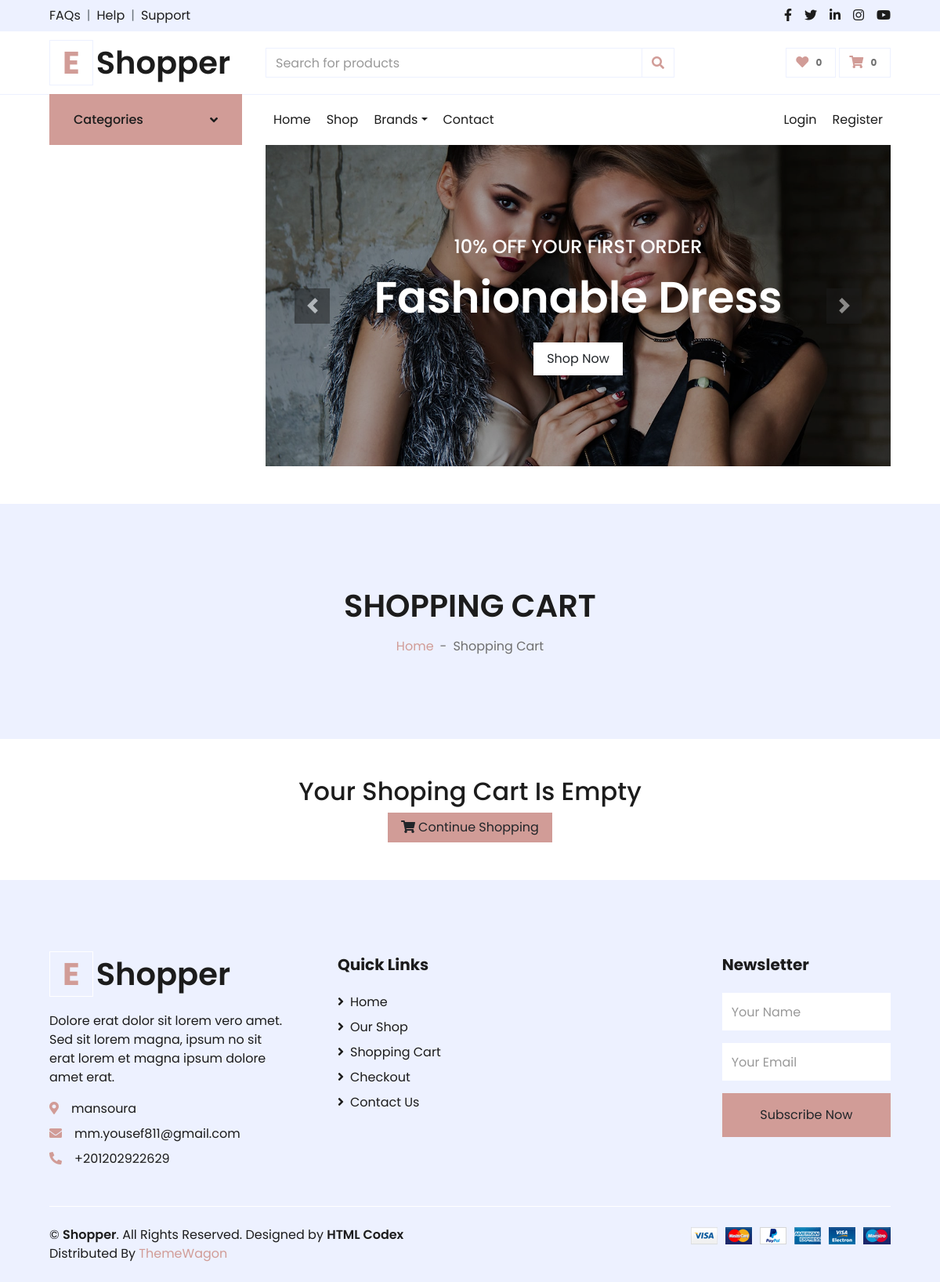
Page /cart/ on the committed database.
### settings/models.py (models this page shows, shortened)
class Settings(models.Model):
    site_name = models.CharField( max_length=50)
    logo = models.ImageField( upload_to='setting/')
    phone = models.CharField( max_length=30)
    email = models.EmailField( max_length=254)
    description = models.TextField(max_length=1000)
    fb_link = models.URLField( max_length=200)
    twitter_link = models.URLField( max_length=200)
    instagram_link = models.URLField( max_length=200)
    address = models.CharField( max_length=50)
    get_in_touch = models.TextField(max_length=1000)

### carts/views.py (the view)
# urls.py: path('', views.cart , name='cart'),
def cart(request , total = 0 , quantity = 0 , cart_items = None):
    try:
        tax = 0
        grand_total = 0
        cart = Cart.objects.get(cart_id=_cart_id(request))
        cart_items = CartItem.objects.filter(cart=cart , is_active = True)
        for cart_item in cart_items:
            total += (cart_item.product.price * cart_item.quantity)
            quantity += cart_item.quantity
        tax = (2 * total) / 100
        grand_total = total + tax
    except ObjectDoesNotExist:
        pass
    context = {
        'total':total ,
        'quantity':quantity,
        'cart_items':cart_items,
        'tax':tax,
        'grand_total':grand_total,
    }
    return render(request , 'cart.html' , context)

### carts/cart_context.py (called while the page is built)
def cart_count(request):
    cart_counter = 0
    if 'admin' in request.path:
        return{}
    else:
        try:
            cart = Cart.objects.filter(cart_id=_cart_id(request))
            cart_items = CartItem.objects.all().filter(cart=cart[:1])
            for cart_item in cart_items:
                cart_counter += cart_item.quantity
        except Cart.DoesNotExist :
            cart_counter = 0
    return dict(cart_counter=cart_counter)

### carts/views.py (called while the page is built)
def _cart_id(request):
    cart = request.session.session_key
    if not cart:
        cart = request.session.create()
    return cart

### products/models.py (called while the page is built)
    def get_url(self):
        return reverse('product_by_subcategory',args=[self.id])

    def get_url(self):
        return reverse('product_by_brand',args=[self.slug])

    def __str__(self):
        return self.BRDName

### products/product_context.py (called while the page is built)
def category_nav(request):
    categories = Category.objects.all()
    brands = Brand.objects.all()
    context = {
        'categories':categories,
        'brands':brands
    }
    return context

### carts/templates/cart.html (shortened to what this page needs)
{% extends "base.html" %}
{% load static %}
{% block body %}
    <div class="container-fluid bg-secondary mb-5">
        <div class="d-flex flex-column align-items-center justify-content-center" style="min-height: 300px">
            <h1 class="font-weight-semi-bold text-uppercase mb-3">Shopping Cart</h1>
            <div class="d-inline-flex">
                <p class="m-0"><a href="/">Home</a></p>
                <p class="m-0 px-2">-</p>
                <p class="m-0">Shopping Cart</p>
            </div>
        </div>
    </div>
    {% if not cart_items %}
    <h2 class="text-center">Your Shoping Cart Is Empty</h2>
    <div class="d-flex justify-content-center">
       <a href="{% url 'product_list' %}" class="btn btn-primary px-3"><i class="fa fa-shopping-cart mr-1"></i>Continue Shopping</a>
    </div>
        {% endif %}
{% endblock body %}

### templates/base.html (shortened to what this page needs)
{% load static %}
<!DOCTYPE HTML>
<html lang="en">
<head>
    <link href="https://cdnjs.cloudflare.com/ajax/libs/font-awesome/5.10.0/css/all.min.css" rel="stylesheet">
    <link href="{% static 'lib/owlcarousel/assets/owl.carousel.min.css'%}" rel="stylesheet">
    <link href="{% static 'css/style.css'%}" rel="stylesheet">
</head>
<body>
    <div class="container-fluid">
        <div class="row bg-secondary py-2 px-xl-5">
            <div class="col-lg-6 d-none d-lg-block">
                <div class="d-inline-flex align-items-center">
                    <a class="text-dark" href="{% url 'contact'%}">FAQs</a>
                    <span class="text-muted px-2">|</span>
                    <a class="text-dark" href="{% url 'contact'%}">Help</a>
                    <span class="text-muted px-2">|</span>
                    <a class="text-dark" href="{% url 'contact'%}">Support</a>
                </div>
            </div>
            <div class="col-lg-6 text-center text-lg-right">
                <div class="d-inline-flex align-items-center">
                    <a class="text-dark px-2" href="{{about_site.fb_link}}">
                        <i class="fab fa-facebook-f"></i>
                    </a>
                    <a class="text-dark px-2" href="{{about_site.twitter_link}}">
                        <i class="fab fa-twitter"></i>
                    </a>
                    <a class="text-dark px-2" href="">
                        <i class="fab fa-linkedin-in"></i>
                    </a>
                    <a class="text-dark px-2" href="{{about_site.instagram_link}}">
                        <i class="fab fa-instagram"></i>
                    </a>
                    <a class="text-dark pl-2" href="">
                        <i class="fab fa-youtube"></i>
                    </a>
                </div>
            </div>
        </div>
        <div class="row align-items-center py-3 px-xl-5">
            <div class="col-lg-3 d-none d-lg-block">
                <a href="/" class="text-decoration-none">
                    <h1 class="m-0 display-5 font-weight-semi-bold"><span
                            class="text-primary font-weight-bold border px-3 mr-1">E</span>{{about_site.site_name}}</h1>
                </a>
            </div>
            <div class="col-lg-6 col-6 text-left">
                <form action="{% url 'search'%}">
                    <div class="input-group">
                        <input type="text" name="q" class="form-control" placeholder="Search for products">
                        <div class="input-group-append">
                            <span class="input-group-text bg-transparent text-primary">
                                <i class="fa fa-search"></i>
                            </span>
                        </div>
                    </div>
                </form>
            </div>
            <div class="col-lg-3 col-6 text-right">
                <a href="" class="btn border">
                    <i class="fas fa-heart text-primary"></i>
                    <span class="badge">0</span>
                </a>
                <a href="{% url 'cart'%}" class="btn border">
                    <i class="fas fa-shopping-cart text-primary"></i>
                    <span class="badge">{{cart_counter}}</span>
                </a>
            </div>
        </div>
    </div>
    <div class="container-fluid mb-5">
        <div class="row border-top px-xl-5">
            <div class="col-lg-3 d-none d-lg-block">
                <a class="btn shadow-none d-flex align-items-center justify-content-between bg-primary text-white w-100"
                    data-toggle="collapse" href="#navbar-vertical"
                    style="height: 65px; margin-top: -1px; padding: 0 30px;">
                    <h6 class="m-0">Categories</h6>
                    <i class="fa fa-angle-down text-dark"></i>
                </a>
            </div>
            <div class="col-lg-9">
                <nav class="navbar navbar-expand-lg bg-light navbar-light py-3 py-lg-0 px-0">
                    <div class="collapse navbar-collapse justify-content-between" id="navbarCollapse">
                        <div class="navbar-nav mr-auto py-0">
                            <a href="/" class="nav-item nav-link {% if request.path == '/' %}active{% endif %}">Home</a>
                            <a href="{% url 'product_list' %}"
                                class="nav-item nav-link {% if request.path == '/products/' %}active{% endif %} ">Shop</a>
                            <div class="nav-item dropdown">
                                <a href="#"
                                    class="nav-link dropdown-toggle {% if request.path == '/product_by_brand/' %}active{% endif %}"
                                    data-toggle="dropdown">Brands</a>
                            </div>
                            <a href="{% url 'contact'%}"
                                class="nav-item nav-link  {% if request.path == '/contact/' %}active{% endif %}">Contact</a>
                        </div>
                        <div class="navbar-nav ml-auto py-0">
                            <a href="" class="nav-item nav-link">Login</a>
                            <a href="" class="nav-item nav-link">Register</a>
                        </div>
                    </div>
                </nav>
                <div id="header-carousel" class="carousel slide" data-ride="carousel">
                    <div class="carousel-inner">
                        <div class="carousel-item active" style="height: 410px;">
                            <img class="img-fluid" src="{% static 'img/carousel-1.jpg'%}" alt="Image">
                            <div class="carousel-caption d-flex flex-column align-items-center justify-content-center">
                                <div class="p-3" style="max-width: 700px;">
                                    <h4 class="text-light text-uppercase font-weight-medium mb-3">10% Off Your First
                                        Order</h4>
                                    <h3 class="display-4 text-white font-weight-semi-bold mb-4">Fashionable Dress</h3>
                                    <a href="{% url 'product_list'%}" class="btn btn-light py-2 px-3">Shop Now</a>
                                </div>
                            </div>
                        </div>
                    </div>
                    <a class="carousel-control-prev" href="#header-carousel" data-slide="prev">
                        <div class="btn btn-dark" style="width: 45px; height: 45px;">
                            <span class="carousel-control-prev-icon mb-n2"></span>
                        </div>
                    </a>
                    <a class="carousel-control-next" href="#header-carousel" data-slide="next">
                        <div class="btn btn-dark" style="width: 45px; height: 45px;">
                            <span class="carousel-control-next-icon mb-n2"></span>
                        </div>
                    </a>
                </div>
            </div>
        </div>
    </div>
    {% block body %}
    {% endblock body %}
    <div class="container-fluid bg-secondary text-dark mt-5 pt-5">
        <div class="row px-xl-5 pt-5">
            <div class="col-lg-4 col-md-12 mb-5 pr-3 pr-xl-5">
                <a href="/" class="text-decoration-none">
                    <h1 class="mb-4 display-5 font-weight-semi-bold"><span
                            class="text-primary font-weight-bold border border-white px-3 mr-1">E</span>{{about_site.site_name}}
                    </h1>
                </a>
                <p>{{about_site.description}}</p>
                <p class="mb-2"><i class="fa fa-map-marker-alt text-primary mr-3"></i>{{about_site.address}}</p>
                <p class="mb-2"><i class="fa fa-envelope text-primary mr-3"></i>{{about_site.email}}</p>
                <p class="mb-0"><i class="fa fa-phone-alt text-primary mr-3"></i>{{about_site.phone}}</p>
            </div>
            <div class="col-lg-8 col-md-12">
                <div class="row">
                    <div class="col-md-8 mb-5">
                        <h5 class="font-weight-bold text-dark mb-4">Quick Links</h5>
                        <div class="d-flex flex-column justify-content-start">
                            <a class="text-dark mb-2" href="/"><i class="fa fa-angle-right mr-2"></i>Home</a>
                            <a class="text-dark mb-2" href="{% url 'product_list'%}"><i class="fa fa-angle-right mr-2"></i>Our
                                Shop</a>
                            <a class="text-dark mb-2" href="{% url 'cart'%}"><i class="fa fa-angle-right mr-2"></i>Shopping
                                Cart</a>
                            <a class="text-dark mb-2" href="#"><i
                                    class="fa fa-angle-right mr-2"></i>Checkout</a>
                            <a class="text-dark" href="{% url 'contact'%}"><i class="fa fa-angle-right mr-2"></i>Contact
                                Us</a>
                        </div>
                    </div>
                    <div class="col-md-4 mb-5">
                        <h5 class="font-weight-bold text-dark mb-4">Newsletter</h5>
                        <form action="">
                            <div class="form-group">
                                <input type="text" class="form-control border-0 py-4" placeholder="Your Name"
                                    required="required" />
                            </div>
                            <div class="form-group">
                                <input type="email" class="form-control border-0 py-4" placeholder="Your Email"
                                    required="required" />
                            </div>
                            <div>
                                <button class="btn btn-primary btn-block border-0 py-3" type="submit">Subscribe
                                    Now</button>
                            </div>
                        </form>
                    </div>
                </div>
            </div>
        </div>
        <div class="row border-top border-light mx-xl-5 py-4">
            <div class="col-md-6 px-xl-0">
                <p class="mb-md-0 text-center text-md-left text-dark">
                    &copy; <a class="text-dark font-weight-semi-bold" href="/">{{about_site.site_name}}</a>. All Rights
                    Reserved.
                    Designed
                    by
                    <a class="text-dark font-weight-semi-bold" href="https://htmlcodex.com">HTML Codex</a><br>
                    Distributed By <a href="https://themewagon.com" target="_blank">ThemeWagon</a>
                </p>
            </div>
            <div class="col-md-6 px-xl-0 text-center text-md-right">
                <img class="img-fluid" src="{% static 'img/payments.png'%}" alt="">
            </div>
        </div>
    </div>
</body>
</html>

### rows in the picture
Settings: site_name "Shopper", description "Dolore erat dolor sit lorem vero amet. Sed sit lorem magna, ipsum no sit erat lorem et magna ipsum dolore amet erat.", address "mansoura", email "mm.yousef811@gmail.com", phone "+201202922629"

### other values in the picture
{{ cart_counter }} "0"
